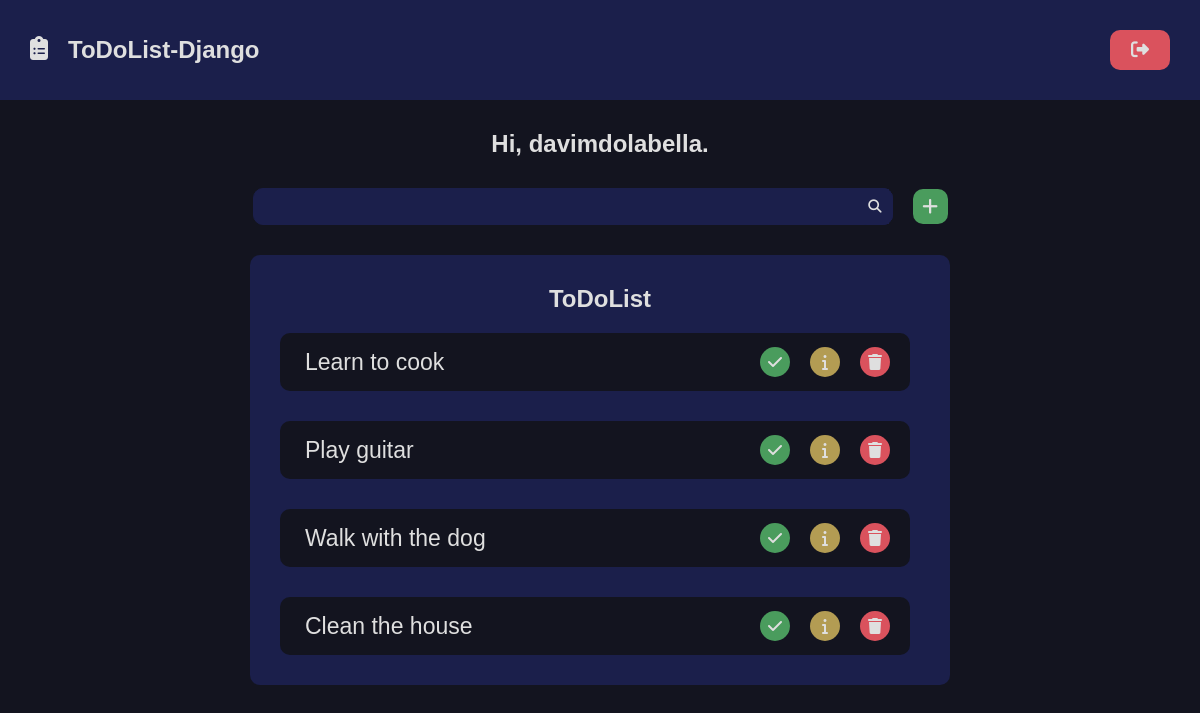
The app's page / (signed in) with its own data.
### todolist/models.py (models this page shows, shortened)
class Task(models.Model):
    title = models.CharField(max_length=20)
    description = models.TextField(max_length=500)
    checked = models.BooleanField(default=False)
    deadline = models.DateField()
    created_at = models.DateTimeField(auto_now_add=True)
    updated_at=models.DateTimeField(auto_now=True)
    slug = models.SlugField(max_length=20, unique=True)
    author = models.ForeignKey(
        User, on_delete=models.SET_NULL, null=True
    )

### todolist/views.py (the view)
# urls.py: path('', views.home, name='home'),
@login_required(login_url='users:login', redirect_field_name='next')
def home(request):
    tasks = Task.objects.filter(
            author=request.user
        ).order_by('-id')
    return render(request, 'todolist/pages/home.html', {
        'tasks':tasks,
    })

### todolist/templates/todolist/pages/home.html
{% extends "global/base.html" %}
{% block content %}
    <div class="main container">
        {% if not is_detail_page %}
            <h1 class="main_menssage">Hi, {{ request.user.username }}.</h1>
        {% endif %}
        {% include "todolist/partials/todolist.html" %}
    </div>
{% endblock content %}

### todolist/templates/todolist/partials/list_item.html
{% if is_detail_page %}
    <div class="list-item-actions" style="margin-top:1rem;">
        <div class="list-item-action-button">
            <a href="#" class="list-item-action-button-link one" title="check-item"><i class="fa-solid fa-check"></i></a>
        </div>
        <div class="list-item-action-button">
            <a href="#" class="list-item-action-button-link two" title="details"><i class="fa-solid fa-info"></i></a>
        </div>
        <div class="list-item-action-button">
            <a href="#" class="list-item-action-button-link three " title="delete-item"><i class="fa-solid fa-trash"></i></a>
        </div>
    </div>
    <div class="detail list-item border">
        <div class="detail list-item-content">
            {% if task.checked %}
            <p class="detail list-item-text">Status: <span>Done</span></p>
            {% else %}
            <p class="detail list-item-text">Status: <span>Not done</span></p>
            {% endif %}
        </div>
    </div>
    <div class="detail list-item border">
        <div class="detail list-item-content">
            <p class="detail list-item-text">Name: <span>{{ task.title }} </span></p>
        </div>
    </div>
    <div class="detail list-item border">
        <div class="detail list-item-content">
            <p class="detail list-item-text">Description: <span>{{ task.description }} </span></p>
        </div>
    </div>
    <div class="detail list-item border">
        <div class="detail list-item-content">
            <p class="detail list-item-text time">Deadline: <span>{{ task.deadline }} </span></p>
        </div>
    </div>
    <div class="detail list-item border">
        <div class="detail list-item-content">
            <p class="detail list-item-text time">Author: <span>{{ task.author.username }} </span></p>
        </div>
    </div>
{% else %}
    <div class="list-item border">
        <div class="list-item-content">
            <p class="list-item-text">{{ task.title }}</p>
        </div>
        <div class="list-item-actions">
            <div class="list-item-action-button">
                <a href="#" class="list-item-action-button-link one" title="check-item"><i class="fa-solid fa-check"></i></a>
            </div>
            <div class="list-item-action-button">
                <a href="#" class="list-item-action-button-link two" title="details"><i class="fa-solid fa-info"></i></a>
            </div>
            <div class="list-item-action-button">
                <a href="#" class="list-item-action-button-link three " title="delete-item"><i class="fa-solid fa-trash"></i></a>
            </div>
        </div>
    </div>
{% endif %}

### base_static/global/css/style.css (style rules this page uses)
:root { --color-primary: #269fe6; --color-primary-hover: #2086c2; --color-primary-dark: #13141f; --color-primary-dark-header:#1b1f4b; --color-primary-dark-hover: #212336; --color-primary-light: #d4ecfa; --color-primary-light-hover: #bdd8e7; --color-white: #dfdfdf; --color-black: #000; --color-dark-text: #444; --color-info-light: #cce5ff; --color-debug-light: #cce5ff; --color-success-light: #d4edda; --color-alert-light: #fff3cd; --color-warning-light: #fff3cd; --color-error-light: #f8d7da; --color-info-dark: #4d86c4; --color-debug-dark: #4d86c4; --color-success-dark: #4a9c5d; --color-alert-dark: #927f40; --color-warning-dark: #b39c53; --color-error-dark: #da525d; --color-gray-0: #f9f9f9; --color-gray-1: #e0e0e0; --color-gray-2: #c7c7c7; --color-gray-3: #aeaeae; --color-gray-4: #959595; --color-gray-5: #7d7d7d; --color-gray-6: #646464; --color-gray-7: #4b4b4b; --color-gray-8: #323232; --color-gray-9: #191919; --search-focus-color:#E8F0FE; --font-primary: sans-serif; --font-headings: sans-serif; --spacing-gutter-small: 2rem; --spacing-gutter-medium: 3rem; --spacing-gutter-large: 4rem; }
* { padding: 0; margin: 0; box-sizing: border-box; }
html { font-size: 62.5%; }
.border { border-radius: 1rem; }
body { font-size: 1.6rem; font-family: var(--font-primary); background-color: var(--color-primary-dark); }
h1,h2,h3,h4,h5,h6 { font-family: var(--font-headings); }
.container { max-width: 144rem; margin: 0 auto; padding: var(--spacing-gutter-medium); }
.main { display: flex; flex-direction: column; flex-wrap: nowrap; justify-content: center; width: 100%; }
.main .main_menssage { text-align: center; color: var(--color-white); font-size: 2.4rem; }
.todolist .list-item { padding: var(--spacing-gutter-small); width: 100%; max-height: 5.8rem; display: flex; background-color: var(--color-primary-dark); justify-content: space-between; align-items: center; }
.list-item-actions { display: flex; justify-content: center; align-items: center; gap:var(--spacing-gutter-small); z-index: 999; }
.list-item-actions .list-item-action-button-link { display: flex; justify-content: center; align-items: center; width: 3rem; height: 3rem; border-radius: 50%; border: 0; cursor: pointer; text-decoration: none; color: var(--color-white); transition: all .2s ease; z-index: 999; }
.list-item-action-button-link.one { background: var(--color-success-dark); }
.list-item-action-button-link.two { background: var(--color-warning-dark); }
.list-item-action-button-link.three { background: var(--color-error-dark); }
.list-item-text { font-size: 2.3rem; position: relative; padding: 0 .5rem; }
.list-item-text::before { content: ''; position: absolute; width: 0; height: 2.5px; background: var(--color-white); top: 50%; left: 0; transform: translateY(-50%); transition: all 1s ease; }

### records on screen
Task: title "Learn to cook"
Task: title "Play guitar"
Task: title "Walk with the dog"
Task: title "Clean the house"

### other values on screen
{{ request.user.username }} "davimdolabella"
